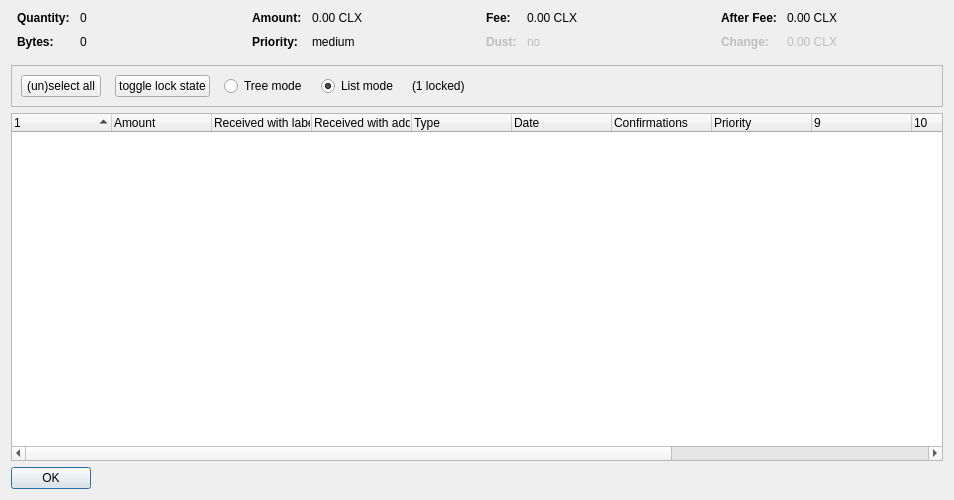
<?xml version="1.0" encoding="UTF-8"?>
<ui version="4.0">
 <class>CoinControlDialog</class>
 <widget class="QDialog" name="CoinControlDialog">
  <property name="geometry">
   <rect>
    <x>0</x>
    <y>0</y>
    <width>954</width>
    <height>500</height>
   </rect>
  </property>
  <property name="windowTitle">
   <string>Coin Selection</string>
  </property>
  <layout class="QVBoxLayout" name="verticalLayout">
   <item>
    <layout class="QHBoxLayout" name="horizontalLayoutTop" stretch="0,0,0,0">
     <property name="topMargin">
      <number>0</number>
     </property>
     <property name="bottomMargin">
      <number>10</number>
     </property>
     <item>
      <layout class="QFormLayout" name="formLayoutCoinControl1">
       <property name="horizontalSpacing">
        <number>10</number>
       </property>
       <property name="verticalSpacing">
        <number>10</number>
       </property>
       <property name="leftMargin">
        <number>6</number>
       </property>
       <property name="rightMargin">
        <number>6</number>
       </property>
       <item row="0" column="0">
        <widget class="QLabel" name="labelCoinControlQuantityText">
         <property name="font">
          <font>
           <weight>75</weight>
           <bold>true</bold>
          </font>
         </property>
         <property name="text">
          <string>Quantity:</string>
         </property>
        </widget>
       </item>
       <item row="0" column="1">
        <widget class="QLabel" name="labelCoinControlQuantity">
         <property name="cursor">
          <cursorShape>IBeamCursor</cursorShape>
         </property>
         <property name="contextMenuPolicy">
          <enum>Qt::ActionsContextMenu</enum>
         </property>
         <property name="text">
          <string notr="true">0</string>
         </property>
         <property name="textInteractionFlags">
          <set>Qt::LinksAccessibleByMouse|Qt::TextSelectableByKeyboard|Qt::TextSelectableByMouse</set>
         </property>
        </widget>
       </item>
       <item row="1" column="0">
        <widget class="QLabel" name="labelCoinControlBytesText">
         <property name="font">
          <font>
           <weight>75</weight>
           <bold>true</bold>
          </font>
         </property>
         <property name="text">
          <string>Bytes:</string>
         </property>
        </widget>
       </item>
       <item row="1" column="1">
        <widget class="QLabel" name="labelCoinControlBytes">
         <property name="cursor">
          <cursorShape>IBeamCursor</cursorShape>
         </property>
         <property name="contextMenuPolicy">
          <enum>Qt::ActionsContextMenu</enum>
         </property>
         <property name="text">
          <string notr="true">0</string>
         </property>
         <property name="textInteractionFlags">
          <set>Qt::LinksAccessibleByMouse|Qt::TextSelectableByKeyboard|Qt::TextSelectableByMouse</set>
         </property>
        </widget>
       </item>
      </layout>
     </item>
     <item>
      <layout class="QFormLayout" name="formLayoutCoinControl2">
       <property name="horizontalSpacing">
        <number>10</number>
       </property>
       <property name="verticalSpacing">
        <number>10</number>
       </property>
       <property name="leftMargin">
        <number>6</number>
       </property>
       <property name="rightMargin">
        <number>6</number>
       </property>
       <item row="0" column="0">
        <widget class="QLabel" name="labelCoinControlAmountText">
         <property name="font">
          <font>
           <weight>75</weight>
           <bold>true</bold>
          </font>
         </property>
         <property name="text">
          <string>Amount:</string>
         </property>
        </widget>
       </item>
       <item row="0" column="1">
        <widget class="QLabel" name="labelCoinControlAmount">
         <property name="cursor">
          <cursorShape>IBeamCursor</cursorShape>
         </property>
         <property name="contextMenuPolicy">
          <enum>Qt::ActionsContextMenu</enum>
         </property>
         <property name="text">
          <string notr="true">0.00 CLX</string>
         </property>
         <property name="textInteractionFlags">
          <set>Qt::LinksAccessibleByMouse|Qt::TextSelectableByKeyboard|Qt::TextSelectableByMouse</set>
         </property>
        </widget>
       </item>
       <item row="1" column="0">
        <widget class="QLabel" name="labelCoinControlPriorityText">
         <property name="font">
          <font>
           <weight>75</weight>
           <bold>true</bold>
          </font>
         </property>
         <property name="text">
          <string>Priority:</string>
         </property>
        </widget>
       </item>
       <item row="1" column="1">
        <widget class="QLabel" name="labelCoinControlPriority">
         <property name="cursor">
          <cursorShape>IBeamCursor</cursorShape>
         </property>
         <property name="contextMenuPolicy">
          <enum>Qt::ActionsContextMenu</enum>
         </property>
         <property name="text">
          <string>medium</string>
         </property>
         <property name="textInteractionFlags">
          <set>Qt::LinksAccessibleByMouse|Qt::TextSelectableByKeyboard|Qt::TextSelectableByMouse</set>
         </property>
        </widget>
       </item>
      </layout>
     </item>
     <item>
      <layout class="QFormLayout" name="formLayoutCoinControl3">
       <property name="horizontalSpacing">
        <number>10</number>
       </property>
       <property name="verticalSpacing">
        <number>10</number>
       </property>
       <property name="leftMargin">
        <number>6</number>
       </property>
       <property name="rightMargin">
        <number>6</number>
       </property>
       <item row="0" column="0">
        <widget class="QLabel" name="labelCoinControlFeeText">
         <property name="font">
          <font>
           <weight>75</weight>
           <bold>true</bold>
          </font>
         </property>
         <property name="text">
          <string>Fee:</string>
         </property>
        </widget>
       </item>
       <item row="0" column="1">
        <widget class="QLabel" name="labelCoinControlFee">
         <property name="cursor">
          <cursorShape>IBeamCursor</cursorShape>
         </property>
         <property name="contextMenuPolicy">
          <enum>Qt::ActionsContextMenu</enum>
         </property>
         <property name="text">
          <string notr="true">0.00 CLX</string>
         </property>
         <property name="textInteractionFlags">
          <set>Qt::LinksAccessibleByMouse|Qt::TextSelectableByKeyboard|Qt::TextSelectableByMouse</set>
         </property>
        </widget>
       </item>
       <item row="1" column="0">
        <widget class="QLabel" name="labelCoinControlLowOutputText">
         <property name="enabled">
          <bool>false</bool>
         </property>
         <property name="font">
          <font>
           <weight>75</weight>
           <bold>true</bold>
          </font>
         </property>
         <property name="text">
          <string>Dust:</string>
         </property>
        </widget>
       </item>
       <item row="1" column="1">
        <widget class="QLabel" name="labelCoinControlLowOutput">
         <property name="enabled">
          <bool>false</bool>
         </property>
         <property name="cursor">
          <cursorShape>IBeamCursor</cursorShape>
         </property>
         <property name="contextMenuPolicy">
          <enum>Qt::ActionsContextMenu</enum>
         </property>
         <property name="text">
          <string>no</string>
         </property>
         <property name="textInteractionFlags">
          <set>Qt::LinksAccessibleByMouse|Qt::TextSelectableByKeyboard|Qt::TextSelectableByMouse</set>
         </property>
        </widget>
       </item>
      </layout>
     </item>
     <item>
      <layout class="QFormLayout" name="formLayoutCoinControl4">
       <property name="horizontalSpacing">
        <number>10</number>
       </property>
       <property name="verticalSpacing">
        <number>10</number>
       </property>
       <property name="leftMargin">
        <number>6</number>
       </property>
       <property name="rightMargin">
        <number>6</number>
       </property>
       <item row="0" column="0">
        <widget class="QLabel" name="labelCoinControlAfterFeeText">
         <property name="font">
          <font>
           <weight>75</weight>
           <bold>true</bold>
          </font>
         </property>
         <property name="text">
          <string>After Fee:</string>
         </property>
        </widget>
       </item>
       <item row="0" column="1">
        <widget class="QLabel" name="labelCoinControlAfterFee">
         <property name="cursor">
          <cursorShape>IBeamCursor</cursorShape>
         </property>
         <property name="contextMenuPolicy">
          <enum>Qt::ActionsContextMenu</enum>
         </property>
         <property name="text">
          <string notr="true">0.00 CLX</string>
         </property>
         <property name="textInteractionFlags">
          <set>Qt::LinksAccessibleByMouse|Qt::TextSelectableByKeyboard|Qt::TextSelectableByMouse</set>
         </property>
        </widget>
       </item>
       <item row="1" column="0">
        <widget class="QLabel" name="labelCoinControlChangeText">
         <property name="enabled">
          <bool>false</bool>
         </property>
         <property name="font">
          <font>
           <weight>75</weight>
           <bold>true</bold>
          </font>
         </property>
         <property name="text">
          <string>Change:</string>
         </property>
        </widget>
       </item>
       <item row="1" column="1">
        <widget class="QLabel" name="labelCoinControlChange">
         <property name="enabled">
          <bool>false</bool>
         </property>
         <property name="cursor">
          <cursorShape>IBeamCursor</cursorShape>
         </property>
         <property name="contextMenuPolicy">
          <enum>Qt::ActionsContextMenu</enum>
         </property>
         <property name="text">
          <string notr="true">0.00 CLX</string>
         </property>
         <property name="textInteractionFlags">
          <set>Qt::LinksAccessibleByMouse|Qt::TextSelectableByKeyboard|Qt::TextSelectableByMouse</set>
         </property>
        </widget>
       </item>
      </layout>
     </item>
    </layout>
   </item>
   <item>
    <widget class="QFrame" name="frame">
     <property name="minimumSize">
      <size>
       <width>0</width>
       <height>40</height>
      </size>
     </property>
     <property name="frameShape">
      <enum>QFrame::StyledPanel</enum>
     </property>
     <property name="frameShadow">
      <enum>QFrame::Sunken</enum>
     </property>
     <layout class="QHBoxLayout" name="horizontalLayout">
      <item>
       <layout class="QHBoxLayout" name="horizontalLayoutPanel" stretch="0,0,0,0,0,0">
        <property name="spacing">
         <number>14</number>
        </property>
        <item>
         <widget class="QPushButton" name="pushButtonSelectAll">
          <property name="sizePolicy">
           <sizepolicy hsizetype="Maximum" vsizetype="Fixed">
            <horstretch>0</horstretch>
            <verstretch>0</verstretch>
           </sizepolicy>
          </property>
          <property name="text">
           <string>(un)select all</string>
          </property>
          <property name="autoDefault">
           <bool>false</bool>
          </property>
         </widget>
        </item>
        <item>
         <widget class="QPushButton" name="pushButtonToggleLock">
          <property name="sizePolicy">
           <sizepolicy hsizetype="Maximum" vsizetype="Fixed">
            <horstretch>0</horstretch>
            <verstretch>0</verstretch>
           </sizepolicy>
          </property>
          <property name="text">
           <string>toggle lock state</string>
          </property>
          <property name="autoDefault">
           <bool>false</bool>
          </property>
         </widget>
        </item>
        <item>
         <widget class="QRadioButton" name="radioTreeMode">
          <property name="sizePolicy">
           <sizepolicy hsizetype="Maximum" vsizetype="Fixed">
            <horstretch>0</horstretch>
            <verstretch>0</verstretch>
           </sizepolicy>
          </property>
          <property name="text">
           <string>Tree mode</string>
          </property>
         </widget>
        </item>
        <item>
         <widget class="QRadioButton" name="radioListMode">
          <property name="sizePolicy">
           <sizepolicy hsizetype="Maximum" vsizetype="Fixed">
            <horstretch>0</horstretch>
            <verstretch>0</verstretch>
           </sizepolicy>
          </property>
          <property name="text">
           <string>List mode</string>
          </property>
          <property name="checked">
           <bool>true</bool>
          </property>
         </widget>
        </item>
        <item>
         <widget class="QLabel" name="labelLocked">
          <property name="text">
           <string>(1 locked)</string>
          </property>
         </widget>
        </item>
        <item>
         <spacer name="horizontalSpacer">
          <property name="orientation">
           <enum>Qt::Horizontal</enum>
          </property>
          <property name="sizeHint" stdset="0">
           <size>
            <width>40</width>
            <height>20</height>
           </size>
          </property>
         </spacer>
        </item>
       </layout>
      </item>
     </layout>
    </widget>
   </item>
   <item>
    <widget class="CoinControlTreeWidget" name="treeWidget">
     <property name="contextMenuPolicy">
      <enum>Qt::CustomContextMenu</enum>
     </property>
     <property name="sortingEnabled">
      <bool>false</bool>
     </property>
     <property name="columnCount">
      <number>13</number>
     </property>
     <attribute name="headerShowSortIndicator" stdset="0">
      <bool>true</bool>
     </attribute>
     <attribute name="headerStretchLastSection">
      <bool>false</bool>
     </attribute>
     <column>
      <property name="text">
       <string/>
      </property>
     </column>
     <column>
      <property name="text">
       <string>Amount</string>
      </property>
     </column>
     <column>
      <property name="text">
       <string>Received with label</string>
      </property>
     </column>
     <column>
      <property name="text">
       <string>Received with address</string>
      </property>
     </column>
     <column>
      <property name="text">
	<string>Type</string>
      </property>
     </column>
     <column>
      <property name="text">
       <string>Date</string>
      </property>
     </column>
     <column>
      <property name="text">
       <string>Confirmations</string>
      </property>
      <property name="toolTip">
       <string>Confirmed</string>
      </property>
     </column>
     <column>
      <property name="text">
       <string>Priority</string>
      </property>
     </column>
     <column>
      <property name="text">
       <string/>
      </property>
     </column>
     <column>
      <property name="text">
       <string/>
      </property>
     </column>
     <column>
      <property name="text">
       <string/>
      </property>
     </column>
     <column>
      <property name="text">
       <string/>
      </property>
     </column>
     <column>
      <property name="text">
       <string/>
      </property>
     </column>
    </widget>
   </item>
   <item>
    <widget class="QDialogButtonBox" name="buttonBox">
     <property name="sizePolicy">
      <sizepolicy hsizetype="Maximum" vsizetype="Fixed">
       <horstretch>0</horstretch>
       <verstretch>0</verstretch>
      </sizepolicy>
     </property>
     <property name="orientation">
      <enum>Qt::Horizontal</enum>
     </property>
     <property name="standardButtons">
      <set>QDialogButtonBox::Ok</set>
     </property>
    </widget>
   </item>
  </layout>
 </widget>
 <customwidgets>
  <customwidget>
   <class>CoinControlTreeWidget</class>
   <extends>QTreeWidget</extends>
   <header>coincontroltreewidget.h</header>
  </customwidget>
 </customwidgets>
 <resources/>
 <connections/>
</ui>
